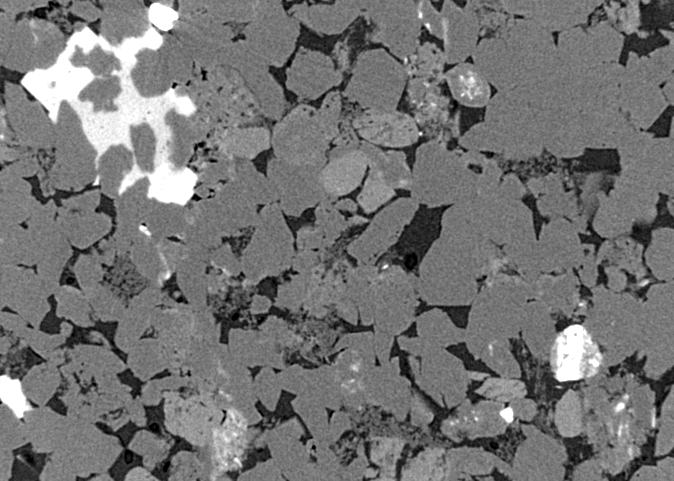
#> input picture images/sandstone.tif, 674 x 481 px
$ python tutorial26_plotting_using_pyplots_python.py
#> lines starting #> are read from the running program, lines starting #| are printed output that depends on the picture
#Video Playlist: https://www.youtube.com/playlist?list=PLHae9ggVvqPgyRQQOtENr6hK0m1UquGaG

"""
matplotlib.pyplot contains various functions for plotting, including images.

Each pyplot function makes a change to the plot (e.g. add titles, labels, plots)
"""
#PLot using lists
from matplotlib import pyplot as plt

x = [1,2,3,4,5]
y = [1,4,9,16,25]

plt.plot(x,y)  #plot takes any number of arguments


#Also understands numpy arrays
import numpy as np
a = np.array(x)
b = np.array(y)
plt.plot(a,b)

#Images can also be plotted (covered in viewing images tutorial)
#Images are numpy arrays
import cv2
gray_img = cv2.imread('images/sandstone.tif', 0)
#> gray_img is the input picture: shape (481, 674); min 0, max 255, mean 115.4

plt.imshow(gray_img, cmap="gray")
plt.hist(gray_img.flat, bins=100, range=(0,150))


#Formatting
from matplotlib import pyplot as plt

import numpy as np

a = np.array([1,2,3,4,5])
b = np.array([1,4,9,16,25])
plt.plot(a,b)
plt.plot(a, b, 'bo')  #Blue dots. Also try: 'r--' 'g^' 'bs'
plt.axis([0, 6, 0, 50]) #Define range for x and y axes [xmin, xmax, ymin, ymax]


#Various types of plots
from matplotlib import pyplot as plt

wells = ['well1', 'well2', 'well3', 'well4', 'well5']
cells = [80, 62, 88, 110, 90]

plt.bar(wells, cells)
plt.scatter(wells, cells)
plt.plot(wells, cells)

#If you run all lines at once you'll see that all plots share same axes.
#Multiple plots topic is covered below.

#################################
#Defining line properties
from matplotlib import pyplot as plt

import numpy as np

a = np.array([1,2,3,4,5])
b = np.array([1,4,9,16,25])
plt.plot(a, b, linewidth=5.0)
#use setp() to define multiple parameters
fig = plt.plot(a, b, linewidth=5.0)
plt.setp(fig, color='r', linewidth=4.0)
#look at the documentation for more infor on setp()
# https://matplotlib.org/api/_as_gen/matplotlib.pyplot.setp.html#matplotlib.pyplot.setp

#####################################

from matplotlib import pyplot as plt

#Adding labels and annotations
wells = [1,2,3,4,5]
cells = [80, 62, 88, 110, 90]

plt.figure(figsize=(8, 8))
plt.bar(wells, cells)
plt.xlabel('Well #', fontsize=18, color='red')
plt.ylabel('# dead cells')
plt.title('Dead cells in each well')
plt.axis([1, 6, 60, 120])   #xmin, xmax, ymin, ymax
plt.grid(True)
plt.show()
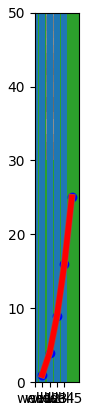
#> figure drawn by matplotlib, 1 panel
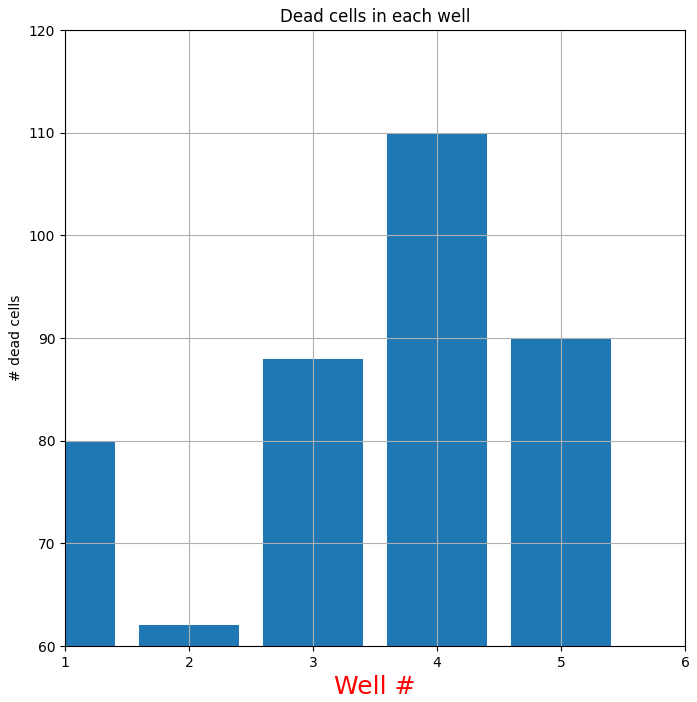
#> figure drawn by matplotlib, 1 panel; tallest bar 110 high, from x = 3.6 to 4.4

############################
#Log scale

from matplotlib import pyplot as plt

x = [1,2,3,4,5]
y = [10, 125, 1350, 11250, 100500]

plt.figure(figsize=(12, 6))

# linear
plt.subplot(121)
plt.plot(x, y)
plt.yscale('linear')
plt.title('linear')
plt.grid(True)

#Log
plt.subplot(122)
plt.plot(x, y)
plt.yscale('log')
plt.title('log')
plt.grid(True)

################################
#Use subplots to arrange multiple plots

from matplotlib import pyplot as plt

wells = ['well1', 'well2', 'well3', 'well4', 'well5']
cells = [80, 62, 88, 110, 90]

plt.bar(wells, cells)
plt.scatter(wells, cells)
plt.plot(wells, cells)
#Multiple plots using subplot
#Define a figure size first

#PLotting horizontally
plt.figure(figsize=(16, 6))
#Let us plot in 1 row and 3 columns (13x) x is for the position
plt.subplot(131)
plt.bar(wells, cells)
plt.subplot(132)
plt.scatter(wells, cells)
plt.subplot(133)
plt.plot(wells, cells)
plt.suptitle('Multiple Plots')
plt.show()

#PLotting vertically
plt.figure(figsize=(6, 16))
#Let us plot in 1 column and 2 rows (31x) x is for the position
plt.subplot(311)
plt.bar(wells, cells)
plt.subplot(312)
plt.scatter(wells, cells)
plt.subplot(313)
plt.plot(wells, cells)
plt.suptitle('Multiple Plots')
plt.show()

#Plotting as a grid
#PLotting vertically
plt.figure(figsize=(12, 12))
#Let us plot in 2 columns and 2 rows (22x) x is for the position
plt.subplot(221)
plt.bar(wells, cells)
plt.subplot(222)
plt.scatter(wells, cells)
plt.subplot(223)
plt.plot(wells, cells)
plt.suptitle('Multiple Plots')
plt.show()
###################################################

#Another way to define multiple plots

from matplotlib import pyplot as plt

wells = ['well1', 'well2', 'well3', 'well4', 'well5']
cells = [80, 62, 88, 110, 90]


#Initialize the plot and sublots
# Initialize the plot
fig = plt.figure(figsize=(16,6))
ax1 = fig.add_subplot(131)
ax1.set(title='vertical bar', xlabel='Well #', ylabel='# cells')

ax2 = fig.add_subplot(132)
ax1.set(title='horizontal bar', xlabel='Well #', ylabel='# cells')

ax3 = fig.add_subplot(133)

# Plot the data
ax1.bar(wells, cells)
ax2.barh(wells, cells)
ax3.plot(wells, cells)

plt.savefig("images/my_plot.jpg")  #Save plot
# Show the plot
plt.show()
